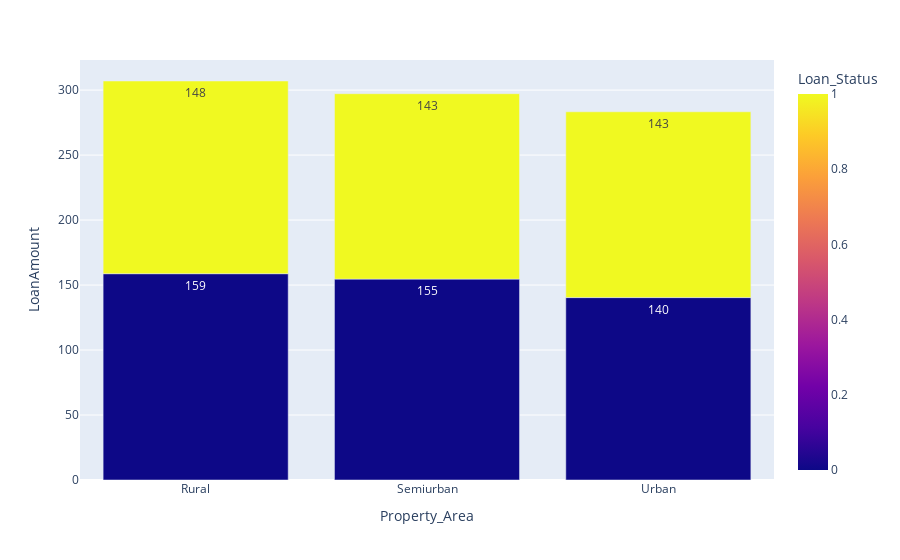

The code cell stored with this chart in its notebook:
### Code cell
px.bar(per_area, x="Property_Area", y="LoanAmount", color="Loan_Status", text_auto='.3s')

### Figure 1 — Plotly figure (JSON) as saved in the notebook; plotly's stock layout.template omitted (floating-point values rounded to 4 significant figures)
{"data": [{"alignmentgroup": "True", "hovertemplate": "Property_Area=%{x}<br>LoanAmount=%{y}<br>Loan_Status=%{marker.color}<extra></extra>", "legendgroup": "", "marker": {"color": [0, 1, 0, 1, 0, 1], "coloraxis": "coloraxis", "pattern": {"shape": ""}}, "name": "", "offsetgroup": "", "orientation": "v", "showlegend": false, "textposition": "auto", "texttemplate": "%{y:.3s}", "type": "bar", "x": ["Rural", "Rural", "Semiurban", "Semiurban", "Urban", "Urban"], "xaxis": "x", "y": [158.7, 148.3, 154.6, 142.7, 140.4, 143.0], "yaxis": "y"}], "layout": {"barmode": "relative", "coloraxis": {"colorbar": {"title": {"text": "Loan_Status"}}, "colorscale": [[0, "#0d0887"], [0.1111, "#46039f"], [0.2222, "#7201a8"], [0.3333, "#9c179e"], [0.4444, "#bd3786"], [0.5556, "#d8576b"], [0.6667, "#ed7953"], [0.7778, "#fb9f3a"], [0.8889, "#fdca26"], [1, "#f0f921"]]}, "legend": {"tracegroupgap": 0}, "margin": {"t": 60}, "xaxis": {"anchor": "y", "domain": [0, 1], "title": {"text": "Property_Area"}}, "yaxis": {"anchor": "x", "domain": [0, 1], "title": {"text": "LoanAmount"}}}}
